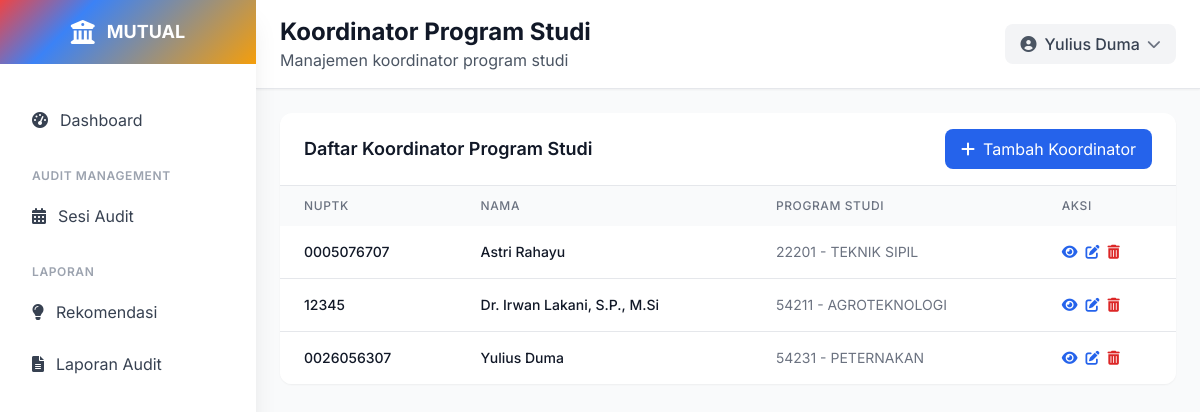
The app's page /koordinator/ (signed in) with its own data.
### ami/models.py (models this page shows, shortened)
class KoordinatorProgramStudi(models.Model):
    user = models.OneToOneField(User, on_delete=models.CASCADE)
    nuptk = models.CharField(max_length=20, unique=True)
    nama_lengkap = models.CharField(max_length=255)
    program_studi = models.ForeignKey(
        ProgramStudi,
        null=True,
        on_delete=models.SET_NULL,
        related_name='koordinators'
    )
    class Meta:
        verbose_name = "Koordinator Program Studi"
        verbose_name_plural = "Koordinator Program Studi"
        ordering = ['nama_lengkap']

class ProgramStudi(models.Model):
    lembaga_akreditasi = models.ForeignKey(LembagaAkreditasi, on_delete=models.PROTECT, related_name='program_studi')
    kode = models.CharField(max_length=10, unique=True)
    nama = models.CharField(max_length=255)
    fakultas = models.CharField(max_length=200, choices=[
        ('FKIP', 'FKIP'),
        ('FISIP', 'FISIP'),
        ('FEB', 'FEB'),
        ('FAKUM', 'FAKUM'),
        ('FAPERTA', 'FAPERTA'),
        ('FATEK', 'FATEK'),
        ('FMIPA', 'FMIPA'),
        ('FAHUT', 'FAHUT'),
        ('FK', 'FK'),
        ('FAPETKAN', 'FAPETKAN'),
        ('FKM', 'FKM'),
        ('Pascasarjana', 'Pascasarjana'),
    ])
    jenjang = models.CharField(max_length=50, choices=[
        ('D3', 'Diploma 3'),
        ('D4', 'Diploma 4'),
        ('S1', 'Sarjana'),
        ('S2', 'Magister'),
        ('S3', 'Doktor'),
        ('Profesi','Profesi')
    ])
    akreditasi = models.CharField(max_length=50, blank=True, null=True, choices=[
        ('unggul', 'UNGGUL'),
        ('baik_sekali', 'BAIK SEKALI'),
        ('baik', 'BAIK'),
        ('A', 'A'),
        ('B', 'B'),
        ('C', 'C'),
        ('belum', 'Belum Terakreditasi')
    ] )
    tanggal_akreditasi = models.DateField(blank=True, null=True)
    class Meta:
        verbose_name = "Program Studi"
        verbose_name_plural = "Program Studi"
        ordering = ['kode']

### ami/views.py (the view)
# urls.py: path('koordinator/', views.koordinator_list, name='koordinator_list'),
@login_required
def koordinator_list(request):
    koordinators = KoordinatorProgramStudi.objects.select_related('user', 'program_studi').all().order_by('nama_lengkap')
    paginator = Paginator(koordinators, 10)
    page_number = request.GET.get('page')
    koordinator_list = paginator.get_page(page_number)
    return render(request, 'ami/koordinator_list.html', {
        'koordinator_list': koordinator_list
    })

### templates/ami/koordinator_list.html (shortened to what this page needs)
{% extends 'base.html' %}
{% load static %}
{% block page_title %}Koordinator Program Studi{% endblock %}
{% block page_subtitle %}Manajemen koordinator program studi{% endblock %}
{% block content %}
<div class="p-4 lg:p-6">
    <div class="bg-white rounded-xl shadow-sm overflow-hidden">
        <div class="px-4 lg:px-6 py-4 border-b border-gray-200 flex flex-col sm:flex-row sm:justify-between sm:items-center space-y-2 sm:space-y-0">
            <h3 class="text-lg font-semibold text-gray-900">Daftar Koordinator Program Studi</h3>
            <div class="flex flex-col sm:flex-row space-y-2 sm:space-y-0 sm:space-x-2 w-full sm:w-auto">
                <a href="{% url 'ami:koordinator_create' %}" class="bg-blue-600 hover:bg-blue-700 text-white px-4 py-2 rounded-lg flex items-center justify-center w-full sm:w-auto">
                    <i class="fas fa-plus mr-2"></i> Tambah Koordinator
                </a>
            </div>
        </div>
        <div class="overflow-x-auto">
            <table class="w-full">
                <thead class="bg-gray-50">
                    <tr>
                        <th class="px-3 lg:px-6 py-3 text-left text-xs font-medium text-gray-500 uppercase tracking-wider">NUPTK</th>
                        <th class="px-3 lg:px-6 py-3 text-left text-xs font-medium text-gray-500 uppercase tracking-wider">Nama</th>
                        <th class="px-3 lg:px-6 py-3 text-left text-xs font-medium text-gray-500 uppercase tracking-wider hidden md:table-cell">Program Studi</th>
                        <th class="px-3 lg:px-6 py-3 text-left text-xs font-medium text-gray-500 uppercase tracking-wider">Aksi</th>
                    </tr>
                </thead>
                <tbody class="bg-white divide-y divide-gray-200">
                    {% for koordinator in koordinator_list %}
                    <tr class="hover:bg-gray-50 transition-colors">
                        <td class="px-3 lg:px-6 py-4 whitespace-nowrap">
                            <div class="text-xs lg:text-sm font-medium text-gray-900">{{ koordinator.nuptk }}</div>
                        </td>
                        <td class="px-3 lg:px-6 py-4 whitespace-nowrap">
                            <div class="text-xs lg:text-sm font-medium text-gray-900">{{ koordinator.nama_lengkap }}</div>
                        </td>
                        <td class="px-3 lg:px-6 py-4 whitespace-nowrap text-xs lg:text-sm text-gray-500 hidden md:table-cell">
                            {{ koordinator.program_studi.kode }} - {{ koordinator.program_studi.nama }}
                        </td>
                        <td class="px-3 lg:px-6 py-4 whitespace-nowrap text-xs lg:text-sm font-medium">
                            <div class="flex flex-wrap gap-2">
                                <a href="{% url 'ami:koordinator_detail' koordinator.pk %}" class="text-blue-600 hover:text-blue-900">
                                    <i class="fas fa-eye"></i>
                                </a>
                                <a href="{% url 'ami:koordinator_update' koordinator.pk %}" class="text-blue-600 hover:text-blue-900">
                                    <i class="fas fa-edit"></i>
                                </a>
                                <a href="{% url 'ami:koordinator_delete' koordinator.pk %}" class="text-red-600 hover:text-red-900">
                                    <i class="fas fa-trash-alt"></i>
                                </a>
                            </div>
                        </td>
                    </tr>
                    {% empty %}
                    <tr>
                        <td colspan="4" class="px-4 lg:px-6 py-4 text-center text-gray-500 text-sm">Tidak ada koordinator yang terdaftar</td>
                    </tr>
                    {% endfor %}
                </tbody>
            </table>
        </div>
    </div>
</div>
{% endblock %}

### templates/base.html (shortened to what this page needs)
<!DOCTYPE html>
<html lang="id">
<head>
    <script src="https://cdn.tailwindcss.com"></script>
    <link href="https://cdnjs.cloudflare.com/ajax/libs/font-awesome/6.0.0/css/all.min.css" rel="stylesheet">
    <link href="https://cdn.jsdelivr.net/npm/select2@4.1.0-rc.0/dist/css/select2.min.css" rel="stylesheet" />
    <link href="https://cdn.jsdelivr.net/npm/select2-bootstrap-5-theme@1.3.0/dist/select2-bootstrap-5-theme.min.css" rel="stylesheet" />
</head>
<body class="bg-gray-50">
    <div class="fixed inset-y-0 left-0 z-50 w-64 bg-white shadow-xl transform transition-transform duration-300 ease-in-out lg:translate-x-0 -translate-x-full flex flex-col" id="sidebar">
        <div class="flex items-center justify-center h-16 gradient-bg flex-shrink-0">
            <div class="flex items-center space-x-3">
                <i class="fas fa-university text-white text-2xl"></i>
                <span class="text-white font-bold text-lg">MUTUAL</span>
            </div>
        </div>
        <nav class="flex-1 overflow-y-auto mt-8 px-4 pb-4 ">
            <div class="space-y-2">
                <a href="{% url 'ami:dashboard' %}" class="sidebar-item flex items-center px-4 py-3 text-gray-700 rounded-lg transition-all duration-200 {% if request.resolver_match.url_name == 'dashboard' %}bg-blue-50 text-blue-600{% else %}hover:bg-gray-50{% endif %}">
                    <i class="fas fa-tachometer-alt mr-3"></i>
                    <span>Dashboard</span>
                </a>
                <div class="pt-4">
                    <p class="px-4 text-xs font-semibold text-gray-400 uppercase tracking-wider">Audit Management</p>
                    <div class="mt-2 space-y-1">
                        <a href="{% url 'ami:audit_session_list' %}" class="sidebar-item flex items-center px-4 py-3 text-gray-700 rounded-lg transition-all duration-200 {% if request.resolver_match.url_name == 'audit_session_list' %}bg-blue-50 text-blue-600{% else %}hover:bg-gray-50{% endif %}">
                            <i class="fas fa-calendar-alt mr-3"></i>
                            <span>Sesi Audit</span>
                        </a>
                    </div>
                </div>
                <div class="pt-4">
                    <p class="px-4 text-xs font-semibold text-gray-400 uppercase tracking-wider">Laporan</p>
                    <div class="mt-2 space-y-1">
                        <a href="#" class="sidebar-item flex items-center px-4 py-3 text-gray-700 rounded-lg transition-all duration-200 hover:bg-gray-50">
                            <i class="fas fa-lightbulb mr-3"></i>
                            <span>Rekomendasi</span>
                        </a>
                        <a href="{% url 'ami:laporan_index_audit' %}"
                            class="sidebar-item flex items-center px-4 py-3 text-gray-700 rounded-lg transition-all duration-200 {% if request.resolver_match.url_name == 'laporan_index_audit' %}bg-blue-50 text-blue-600{% else %}hover:bg-gray-50{% endif %}">
                            <i class="fas fa-file-alt mr-3"></i>
                            <span>Laporan Audit</span>
                        </a>
                    </div>
                </div>
            </div>
        </nav>
    </div>
    <div class="lg:ml-64 flex flex-col min-h-screen">
        <header class="bg-white shadow-sm border-b border-gray-200">
            <div class="flex items-center justify-between px-4 lg:px-6 py-4 print:hidden ">
                <div class="lg:block hidden">
                    <h1 class="text-xl lg:text-2xl font-bold text-gray-900">{% block page_title %}{% endblock %}</h1>
                    <p class="text-gray-600">{% block page_subtitle %}{% endblock %}</p>
                </div>
                <div class="flex items-center space-x-4">
                    <div class="relative print:hidden">
                        <button id="profileButton" class="flex items-center space-x-2 bg-gray-100 hover:bg-gray-200 px-4 py-2 rounded-lg transition-colors">
                            <i class="fas fa-user-circle text-gray-600"></i>
                            <span class="text-gray-700 font-medium">{{ user.get_full_name|default:user.username }}</span>
                            <i class="fas fa-chevron-down text-gray-500 text-sm transition-transform" id="chevronIcon"></i>
                        </button>
                    </div>
                </div>
            </div>
        </header>
        {% block content %}{% endblock %}
    </div>
</body>
</html>

### templates/base.html (style rules this page uses)
body { font-family: 'Inter', sans-serif; }
.gradient-bg { background: linear-gradient(135deg, #ef4444 0%, #3b82f6 30%, #f59e0b 100%) }

### records on screen
KoordinatorProgramStudi: nuptk "0005076707", nama_lengkap "Astri Rahayu", program_studi.kode "22201", program_studi.nama "TEKNIK SIPIL"
KoordinatorProgramStudi: nuptk "12345", nama_lengkap "Dr. Irwan Lakani, S.P., M.Si", program_studi.kode "54211", program_studi.nama "AGROTEKNOLOGI"
KoordinatorProgramStudi: nuptk "0026056307", nama_lengkap "Yulius Duma", program_studi.kode "54231", program_studi.nama "PETERNAKAN"

### other values on screen
{{ user.get_full_name|default:user.username }} "Yulius Duma"
